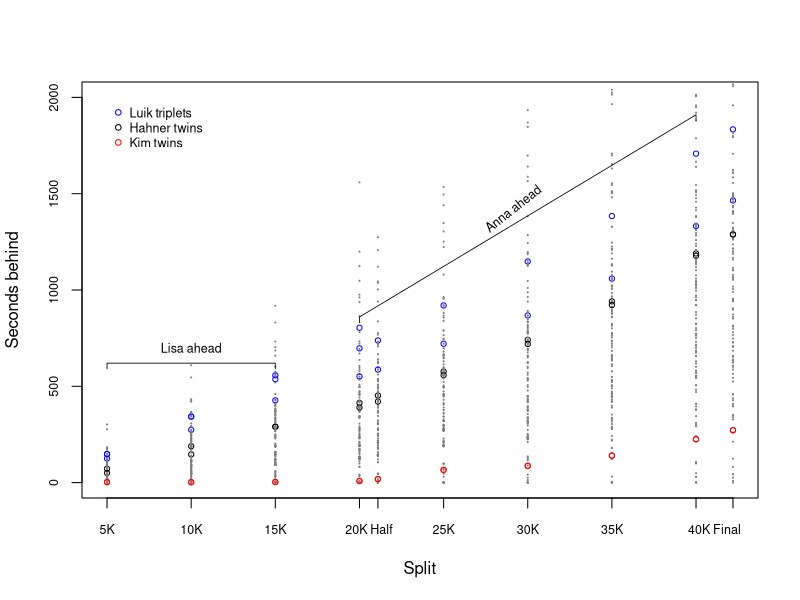

This chart was generated by the following R code:
library(dplyr)

dta <- read.csv (file = "data/times.csv", header = TRUE)

pdf (file = "plots/seconds-behind.pdf", width = 5, height = 5)

plot (0,0, cex = 0, xlim = c(5, 42.195), ylim = c(0, 2000),
      xlab = "Split", ylab = "Seconds behind",
      xaxt = "n",
      cex.axis = 0.75)

dists <- c(5, 10, 15, 20, 42.195/2, 25, 30, 35, 40, 42.195)

for (col2use in cols2use <- grep("SPLIT|FINAL", colnames(dta))) {
    dta2use <- dta[!is.na(dta[,col2use]), ]

    ## set colors and shapes; have to do this for each split since the
    ## rows for the matrix being printed change per split when runners
    ## drop out
    cex2use <- rep(0.15, times = nrow(dta))
    cex2use[dta2use$BIB == 748 | dta2use$BIB == 749] <- .7
    cex2use[dta2use$BIB == 1137 | dta2use$BIB == 1138] <- .7
    cex2use[dta2use$BIB == 633 | dta2use$BIB == 634 | dta2use$BIB == 635] <- .7
    
    pch2use <- rep(19, times = nrow(dta2use))
    pch2use[dta2use$BIB == 748 | dta2use$BIB == 749] <- 1
    pch2use[dta2use$BIB == 1137 | dta2use$BIB == 1138] <- 1
    pch2use[dta2use$BIB == 633  | dta2use$BIB == 634 | dta2use$BIB == 635] <- 1

    color2use <- rep("grey50", times = nrow(dta2use))
    color2use[dta2use$BIB == 748 | dta2use$BIB == 749] <- "black"
    color2use[dta2use$BIB == 1137 | dta2use$BIB == 1138] <- "red"
    color2use[dta2use$BIB == 633 | dta2use$BIB == 634 | dta2use$BIB == 635] <- "blue"

    points (x = rep(dists[match(col2use, cols2use)], times = nrow(dta2use)), y = dta2use[, col2use] - min(dta2use[, col2use]),
           col = color2use,
           cex = cex2use,
           pch = pch2use            
           )
}

axis (side = 1, at = dists,
      labels = c("5K", "10K", "15K", "", "", "25K", "30K", "35K", "", ""),
      cex.axis = 0.75,
      padj = 0)

axis (side = 1, at = dists[c(4,9)] + c(dists[c(5,10)] - dists[c(4,9)])/2 ,
      labels = c("20K Half", "40K Final"),
      cex.axis = 0.75,
      padj = 0,
      tick = F)

legend (x = 5, y = 2000,
        col = c("blue", "black", "red"),
        pch = 1,
        legend = c("Luik triplets", "Hahner twins", "Kim twins"),
        cex = 0.75,
        bty = "n"
        )


dta2use4anna <- filter(dta, BIB == 748)
dta2use4lisa <- filter(dta, BIB == 749)


lines (x = dists[c(1, 1, 3, 3)], y = c(590, 620, 620, 590), col = "black", lwd = 0.8)
text (10, 770, "Lisa ahead", pos = 1, cex = 0.75)

lines (x = dists[c(4, 4, 9, 9)], y = c(830, 860, 1910, 1880), col = "black", lwd = 0.8)
text (29, 1490, "Anna ahead", pos = 1, srt = 38.2, cex = 0.75)

dev.off()
